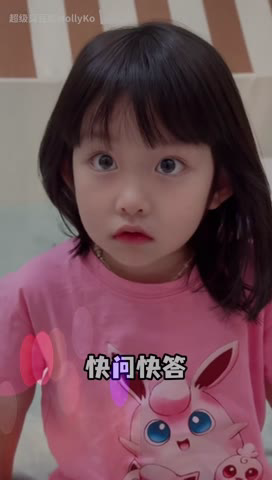
#> input picture frame 15 of chap5/t4/vid_neon.mp4, 272 x 480 px, given in place of sample.mp4, which was not available
$ python video_neon.py
#> lines starting #> are read from the running program, lines starting #| are printed output that depends on the picture; pictures that were not available may be replaced by others from this repository, and a replacement may not be noted
#> in main, frame is the input picture: shape (480, 272, 3); mean B, G, R 86.7, 78.6, 114.7
import cv2

# 5-11　视频霓虹效果设计
def neon(img, cnt):
#> called with cnt = 1
    height, width, n = img.shape
#> height = 480; width = 272; n = 3
    mask = img
    if cnt == 1:
        mask = cv2.imread("..\mask1.jpg")
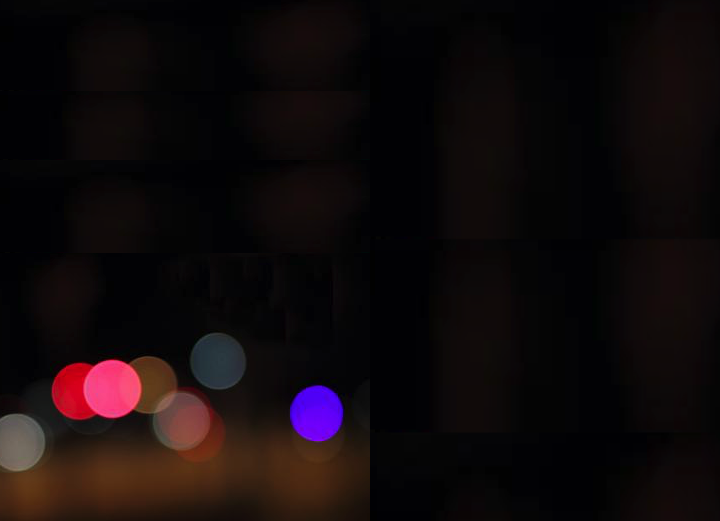
#> input picture chap5/mask1.jpg, 720 x 521 px, found by its file name
#> mask is the input picture: shape (521, 720, 3); mean B, G, R 11.3, 9.9, 17.2
    elif cnt == 2:
        mask = cv2.imread("..\mask2.jpg")
    elif cnt == 3:
        mask = cv2.imread("..\mask3.jpg")
    elif cnt == 4:
        mask = cv2.imread("..\mask4.jpg")

    mask = cv2.resize(mask, (width, height), interpolation=cv2.INTER_CUBIC)
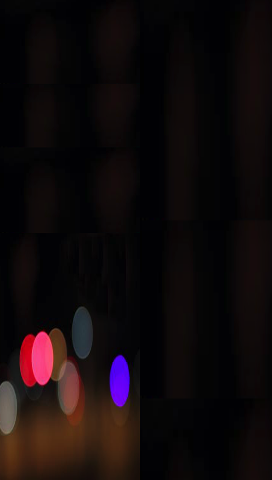
#> mask: shape (480, 272, 3); mean B, G, R 11.3, 9.9, 17.2
    dst = cv2.addWeighted(img, 0.7, mask, 0.3, 0)  # 图像叠加
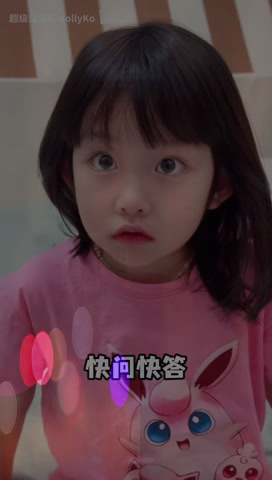
#> dst: shape (480, 272, 3); mean B, G, R 64.1, 58, 85.5
    return dst

def main():
    vid = cv2.VideoCapture('..\sample.mp4')
    c = 1
    fps = vid.get(cv2.CAP_PROP_FPS)
    fourcc = cv2.VideoWriter_fourcc(*'MJPG')
    video_writer = cv2.VideoWriter("vid_neon.mp4", fourcc, fps, (272, 480))
    while vid.isOpened():  # 循环读取视频帧
        rval, frame = vid.read()
        try:
            cnt = c % 5
            dst = neon(frame, cnt)
            video_writer.write(dst)
            c = c + 1
            cv2.waitKey(1)
        except: #最后一帧为None，添加异常捕获
            print(frame)
            exit(0)
#> (the program exits here)

$ run again, starting later in the video
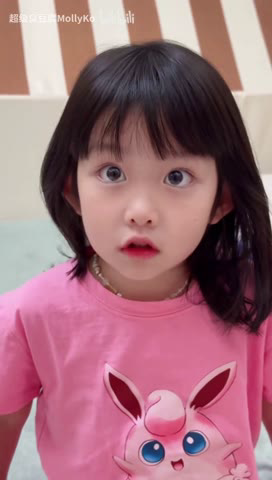
#> input picture frame 69 of chap5/t4/vid_neon.mp4, 272 x 480 px, given in place of sample.mp4, which was not available
#> in main, frame is the input picture: shape (480, 272, 3); mean B, G, R 120.6, 110.3, 159
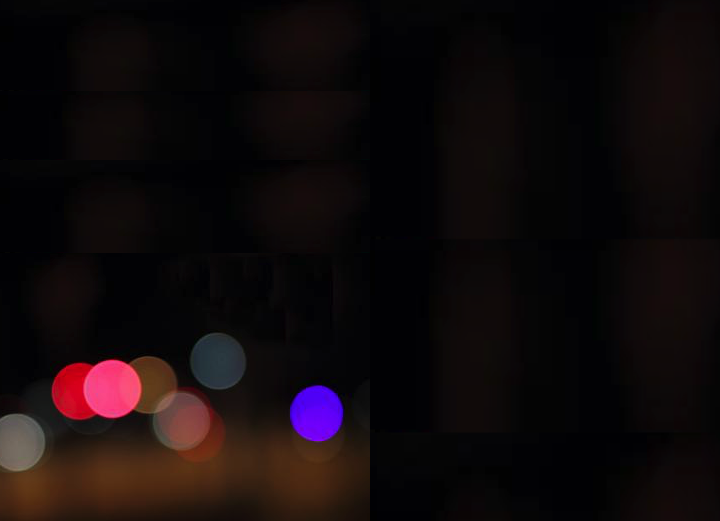
#> input picture chap5/mask1.jpg, 720 x 521 px, found by its file name
#> in neon, mask is the input picture: shape (521, 720, 3); mean B, G, R 11.3, 9.9, 17.2
#> mask: shape (480, 272, 3)
#> in neon, `dst = cv2.addWeighted(img, 0.7, mask, 0.3, 0)`:
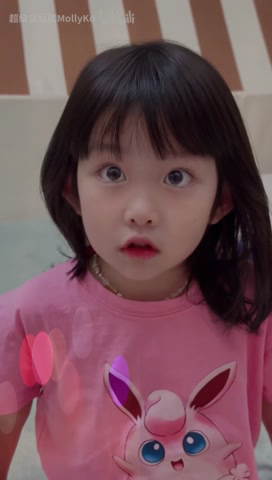
#> dst: shape (480, 272, 3); mean B, G, R 87.8, 80.2, 116.4

$ run again, starting later in the video
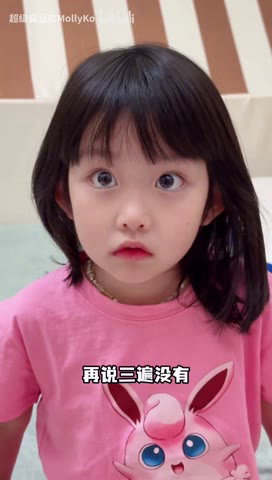
#> input picture frame 124 of chap5/t4/vid_neon.mp4, 272 x 480 px, given in place of sample.mp4, which was not available
#> in main, frame is the input picture: shape (480, 272, 3); mean B, G, R 120, 110.4, 157.6
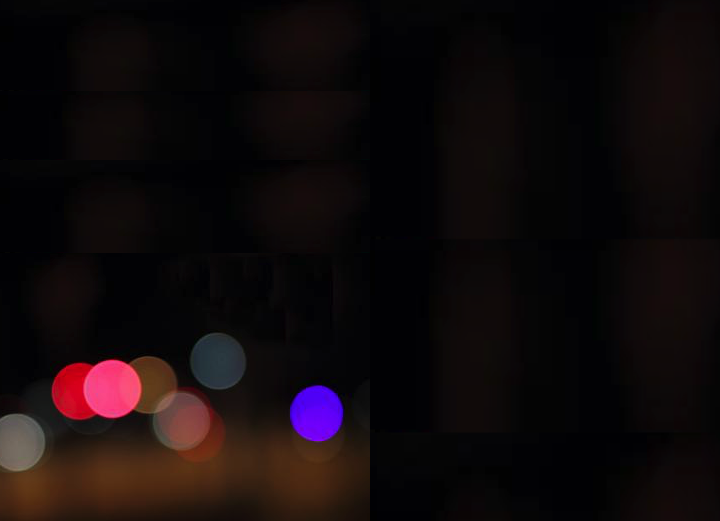
#> input picture chap5/mask1.jpg, 720 x 521 px, found by its file name
#> in neon, mask is the input picture: shape (521, 720, 3); mean B, G, R 11.3, 9.9, 17.2
#> mask: shape (480, 272, 3)
#> in neon, `dst = cv2.addWeighted(img, 0.7, mask, 0.3, 0)`:
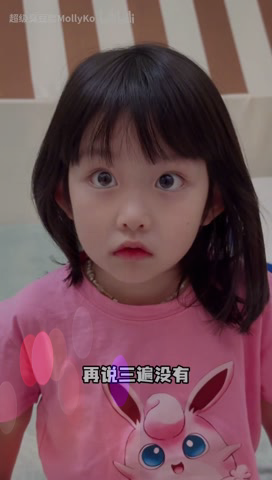
#> dst: shape (480, 272, 3); mean B, G, R 87.4, 80.2, 115.5
